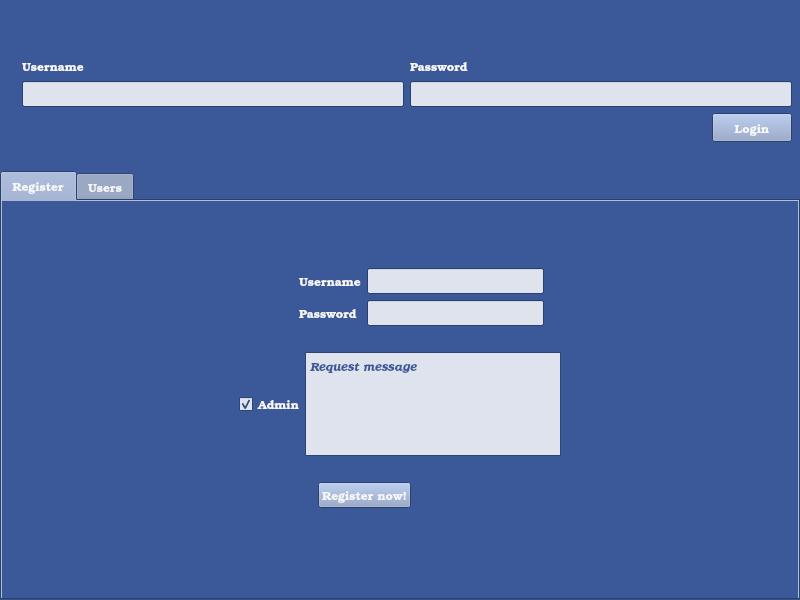
<?xml version="1.0" encoding="UTF-8"?>
<ui version="4.0">
 <class>login</class>
 <widget class="QMainWindow" name="login">
  <property name="geometry">
   <rect>
    <x>0</x>
    <y>0</y>
    <width>800</width>
    <height>600</height>
   </rect>
  </property>
  <property name="minimumSize">
   <size>
    <width>800</width>
    <height>600</height>
   </size>
  </property>
  <property name="palette">
   <palette>
    <active>
     <colorrole role="WindowText">
      <brush brushstyle="SolidPattern">
       <color alpha="255">
        <red>247</red>
        <green>247</green>
        <blue>247</blue>
       </color>
      </brush>
     </colorrole>
     <colorrole role="Button">
      <brush brushstyle="SolidPattern">
       <color alpha="255">
        <red>139</red>
        <green>157</green>
        <blue>195</blue>
       </color>
      </brush>
     </colorrole>
     <colorrole role="Light">
      <brush brushstyle="SolidPattern">
       <color alpha="255">
        <red>88</red>
        <green>134</green>
        <blue>228</blue>
       </color>
      </brush>
     </colorrole>
     <colorrole role="Midlight">
      <brush brushstyle="SolidPattern">
       <color alpha="255">
        <red>73</red>
        <green>111</green>
        <blue>190</blue>
       </color>
      </brush>
     </colorrole>
     <colorrole role="Dark">
      <brush brushstyle="SolidPattern">
       <color alpha="255">
        <red>29</red>
        <green>44</green>
        <blue>76</blue>
       </color>
      </brush>
     </colorrole>
     <colorrole role="Mid">
      <brush brushstyle="SolidPattern">
       <color alpha="255">
        <red>39</red>
        <green>59</green>
        <blue>101</blue>
       </color>
      </brush>
     </colorrole>
     <colorrole role="Text">
      <brush brushstyle="SolidPattern">
       <color alpha="255">
        <red>59</red>
        <green>89</green>
        <blue>152</blue>
       </color>
      </brush>
     </colorrole>
     <colorrole role="BrightText">
      <brush brushstyle="SolidPattern">
       <color alpha="255">
        <red>255</red>
        <green>255</green>
        <blue>255</blue>
       </color>
      </brush>
     </colorrole>
     <colorrole role="ButtonText">
      <brush brushstyle="SolidPattern">
       <color alpha="255">
        <red>247</red>
        <green>247</green>
        <blue>247</blue>
       </color>
      </brush>
     </colorrole>
     <colorrole role="Base">
      <brush brushstyle="SolidPattern">
       <color alpha="255">
        <red>223</red>
        <green>227</green>
        <blue>238</blue>
       </color>
      </brush>
     </colorrole>
     <colorrole role="Window">
      <brush brushstyle="SolidPattern">
       <color alpha="255">
        <red>59</red>
        <green>89</green>
        <blue>152</blue>
       </color>
      </brush>
     </colorrole>
     <colorrole role="Shadow">
      <brush brushstyle="SolidPattern">
       <color alpha="255">
        <red>0</red>
        <green>0</green>
        <blue>0</blue>
       </color>
      </brush>
     </colorrole>
     <colorrole role="AlternateBase">
      <brush brushstyle="SolidPattern">
       <color alpha="255">
        <red>157</red>
        <green>172</green>
        <blue>203</blue>
       </color>
      </brush>
     </colorrole>
     <colorrole role="ToolTipBase">
      <brush brushstyle="SolidPattern">
       <color alpha="255">
        <red>255</red>
        <green>255</green>
        <blue>220</blue>
       </color>
      </brush>
     </colorrole>
     <colorrole role="ToolTipText">
      <brush brushstyle="SolidPattern">
       <color alpha="255">
        <red>0</red>
        <green>0</green>
        <blue>0</blue>
       </color>
      </brush>
     </colorrole>
    </active>
    <inactive>
     <colorrole role="WindowText">
      <brush brushstyle="SolidPattern">
       <color alpha="255">
        <red>247</red>
        <green>247</green>
        <blue>247</blue>
       </color>
      </brush>
     </colorrole>
     <colorrole role="Button">
      <brush brushstyle="SolidPattern">
       <color alpha="255">
        <red>139</red>
        <green>157</green>
        <blue>195</blue>
       </color>
      </brush>
     </colorrole>
     <colorrole role="Light">
      <brush brushstyle="SolidPattern">
       <color alpha="255">
        <red>88</red>
        <green>134</green>
        <blue>228</blue>
       </color>
      </brush>
     </colorrole>
     <colorrole role="Midlight">
      <brush brushstyle="SolidPattern">
       <color alpha="255">
        <red>73</red>
        <green>111</green>
        <blue>190</blue>
       </color>
      </brush>
     </colorrole>
     <colorrole role="Dark">
      <brush brushstyle="SolidPattern">
       <color alpha="255">
        <red>29</red>
        <green>44</green>
        <blue>76</blue>
       </color>
      </brush>
     </colorrole>
     <colorrole role="Mid">
      <brush brushstyle="SolidPattern">
       <color alpha="255">
        <red>39</red>
        <green>59</green>
        <blue>101</blue>
       </color>
      </brush>
     </colorrole>
     <colorrole role="Text">
      <brush brushstyle="SolidPattern">
       <color alpha="255">
        <red>59</red>
        <green>89</green>
        <blue>152</blue>
       </color>
      </brush>
     </colorrole>
     <colorrole role="BrightText">
      <brush brushstyle="SolidPattern">
       <color alpha="255">
        <red>255</red>
        <green>255</green>
        <blue>255</blue>
       </color>
      </brush>
     </colorrole>
     <colorrole role="ButtonText">
      <brush brushstyle="SolidPattern">
       <color alpha="255">
        <red>247</red>
        <green>247</green>
        <blue>247</blue>
       </color>
      </brush>
     </colorrole>
     <colorrole role="Base">
      <brush brushstyle="SolidPattern">
       <color alpha="255">
        <red>223</red>
        <green>227</green>
        <blue>238</blue>
       </color>
      </brush>
     </colorrole>
     <colorrole role="Window">
      <brush brushstyle="SolidPattern">
       <color alpha="255">
        <red>59</red>
        <green>89</green>
        <blue>152</blue>
       </color>
      </brush>
     </colorrole>
     <colorrole role="Shadow">
      <brush brushstyle="SolidPattern">
       <color alpha="255">
        <red>0</red>
        <green>0</green>
        <blue>0</blue>
       </color>
      </brush>
     </colorrole>
     <colorrole role="AlternateBase">
      <brush brushstyle="SolidPattern">
       <color alpha="255">
        <red>157</red>
        <green>172</green>
        <blue>203</blue>
       </color>
      </brush>
     </colorrole>
     <colorrole role="ToolTipBase">
      <brush brushstyle="SolidPattern">
       <color alpha="255">
        <red>255</red>
        <green>255</green>
        <blue>220</blue>
       </color>
      </brush>
     </colorrole>
     <colorrole role="ToolTipText">
      <brush brushstyle="SolidPattern">
       <color alpha="255">
        <red>0</red>
        <green>0</green>
        <blue>0</blue>
       </color>
      </brush>
     </colorrole>
    </inactive>
    <disabled>
     <colorrole role="WindowText">
      <brush brushstyle="SolidPattern">
       <color alpha="255">
        <red>29</red>
        <green>44</green>
        <blue>76</blue>
       </color>
      </brush>
     </colorrole>
     <colorrole role="Button">
      <brush brushstyle="SolidPattern">
       <color alpha="255">
        <red>139</red>
        <green>157</green>
        <blue>195</blue>
       </color>
      </brush>
     </colorrole>
     <colorrole role="Light">
      <brush brushstyle="SolidPattern">
       <color alpha="255">
        <red>88</red>
        <green>134</green>
        <blue>228</blue>
       </color>
      </brush>
     </colorrole>
     <colorrole role="Midlight">
      <brush brushstyle="SolidPattern">
       <color alpha="255">
        <red>73</red>
        <green>111</green>
        <blue>190</blue>
       </color>
      </brush>
     </colorrole>
     <colorrole role="Dark">
      <brush brushstyle="SolidPattern">
       <color alpha="255">
        <red>29</red>
        <green>44</green>
        <blue>76</blue>
       </color>
      </brush>
     </colorrole>
     <colorrole role="Mid">
      <brush brushstyle="SolidPattern">
       <color alpha="255">
        <red>39</red>
        <green>59</green>
        <blue>101</blue>
       </color>
      </brush>
     </colorrole>
     <colorrole role="Text">
      <brush brushstyle="SolidPattern">
       <color alpha="255">
        <red>29</red>
        <green>44</green>
        <blue>76</blue>
       </color>
      </brush>
     </colorrole>
     <colorrole role="BrightText">
      <brush brushstyle="SolidPattern">
       <color alpha="255">
        <red>255</red>
        <green>255</green>
        <blue>255</blue>
       </color>
      </brush>
     </colorrole>
     <colorrole role="ButtonText">
      <brush brushstyle="SolidPattern">
       <color alpha="255">
        <red>29</red>
        <green>44</green>
        <blue>76</blue>
       </color>
      </brush>
     </colorrole>
     <colorrole role="Base">
      <brush brushstyle="SolidPattern">
       <color alpha="255">
        <red>59</red>
        <green>89</green>
        <blue>152</blue>
       </color>
      </brush>
     </colorrole>
     <colorrole role="Window">
      <brush brushstyle="SolidPattern">
       <color alpha="255">
        <red>59</red>
        <green>89</green>
        <blue>152</blue>
       </color>
      </brush>
     </colorrole>
     <colorrole role="Shadow">
      <brush brushstyle="SolidPattern">
       <color alpha="255">
        <red>0</red>
        <green>0</green>
        <blue>0</blue>
       </color>
      </brush>
     </colorrole>
     <colorrole role="AlternateBase">
      <brush brushstyle="SolidPattern">
       <color alpha="255">
        <red>59</red>
        <green>89</green>
        <blue>152</blue>
       </color>
      </brush>
     </colorrole>
     <colorrole role="ToolTipBase">
      <brush brushstyle="SolidPattern">
       <color alpha="255">
        <red>255</red>
        <green>255</green>
        <blue>220</blue>
       </color>
      </brush>
     </colorrole>
     <colorrole role="ToolTipText">
      <brush brushstyle="SolidPattern">
       <color alpha="255">
        <red>0</red>
        <green>0</green>
        <blue>0</blue>
       </color>
      </brush>
     </colorrole>
    </disabled>
   </palette>
  </property>
  <property name="font">
   <font>
    <family>TeX Gyre Bonum</family>
    <weight>75</weight>
    <bold>true</bold>
   </font>
  </property>
  <property name="windowTitle">
   <string>VirtualSocLogin</string>
  </property>
  <property name="windowIcon">
   <iconset resource="resource.qrc">
    <normaloff>:/icon.png</normaloff>:/icon.png</iconset>
  </property>
  <widget class="QWidget" name="centralwidget">
   <property name="enabled">
    <bool>true</bool>
   </property>
   <property name="layoutDirection">
    <enum>Qt::LeftToRight</enum>
   </property>
   <layout class="QVBoxLayout" name="verticalLayout_6">
    <property name="spacing">
     <number>0</number>
    </property>
    <property name="leftMargin">
     <number>0</number>
    </property>
    <property name="topMargin">
     <number>0</number>
    </property>
    <property name="rightMargin">
     <number>0</number>
    </property>
    <property name="bottomMargin">
     <number>0</number>
    </property>
    <item>
     <widget class="QWidget" name="loginWidget" native="true">
      <property name="enabled">
       <bool>true</bool>
      </property>
      <property name="minimumSize">
       <size>
        <width>801</width>
        <height>171</height>
       </size>
      </property>
      <property name="acceptDrops">
       <bool>false</bool>
      </property>
      <property name="autoFillBackground">
       <bool>true</bool>
      </property>
      <layout class="QVBoxLayout" name="verticalLayout_5">
       <item>
        <spacer name="horizontalSpacer">
         <property name="orientation">
          <enum>Qt::Horizontal</enum>
         </property>
         <property name="sizeHint" stdset="0">
          <size>
           <width>780</width>
           <height>28</height>
          </size>
         </property>
        </spacer>
       </item>
       <item>
        <layout class="QHBoxLayout" name="horizontalLayout_3">
         <item>
          <widget class="QLabel" name="Photo">
           <property name="maximumSize">
            <size>
             <width>300</width>
             <height>70</height>
            </size>
           </property>
           <property name="text">
            <string/>
           </property>
           <property name="pixmap">
            <pixmap resource="resource.qrc">:/log.png</pixmap>
           </property>
           <property name="scaledContents">
            <bool>true</bool>
           </property>
          </widget>
         </item>
         <item>
          <layout class="QVBoxLayout" name="verticalLayout_4">
           <item>
            <spacer name="horizontalSpacer_3">
             <property name="orientation">
              <enum>Qt::Horizontal</enum>
             </property>
             <property name="sizeHint" stdset="0">
              <size>
               <width>428</width>
               <height>20</height>
              </size>
             </property>
            </spacer>
           </item>
           <item>
            <layout class="QHBoxLayout" name="horizontalLayout">
             <item>
              <layout class="QVBoxLayout" name="Username">
               <item>
                <widget class="QLabel" name="UsernameLabel">
                 <property name="text">
                  <string>Username</string>
                 </property>
                </widget>
               </item>
               <item>
                <widget class="QLineEdit" name="UsernameEdit"/>
               </item>
              </layout>
             </item>
             <item>
              <layout class="QVBoxLayout" name="Password">
               <item>
                <widget class="QLabel" name="PasswordLabel">
                 <property name="text">
                  <string>Password</string>
                 </property>
                </widget>
               </item>
               <item>
                <widget class="QLineEdit" name="PasswordEdit">
                 <property name="echoMode">
                  <enum>QLineEdit::Password</enum>
                 </property>
                </widget>
               </item>
              </layout>
             </item>
            </layout>
           </item>
          </layout>
         </item>
        </layout>
       </item>
       <item>
        <layout class="QHBoxLayout" name="horizontalLayout_4">
         <item>
          <spacer name="horizontalSpacer_2">
           <property name="orientation">
            <enum>Qt::Horizontal</enum>
           </property>
           <property name="sizeHint" stdset="0">
            <size>
             <width>618</width>
             <height>20</height>
            </size>
           </property>
          </spacer>
         </item>
         <item>
          <widget class="QPushButton" name="LoginButton">
           <property name="sizePolicy">
            <sizepolicy hsizetype="Minimum" vsizetype="Fixed">
             <horstretch>0</horstretch>
             <verstretch>0</verstretch>
            </sizepolicy>
           </property>
           <property name="maximumSize">
            <size>
             <width>200</width>
             <height>100</height>
            </size>
           </property>
           <property name="palette">
            <palette>
             <active>
              <colorrole role="Text">
               <brush brushstyle="SolidPattern">
                <color alpha="255">
                 <red>0</red>
                 <green>0</green>
                 <blue>0</blue>
                </color>
               </brush>
              </colorrole>
              <colorrole role="ButtonText">
               <brush brushstyle="SolidPattern">
                <color alpha="255">
                 <red>247</red>
                 <green>247</green>
                 <blue>247</blue>
                </color>
               </brush>
              </colorrole>
             </active>
             <inactive>
              <colorrole role="Text">
               <brush brushstyle="SolidPattern">
                <color alpha="255">
                 <red>0</red>
                 <green>0</green>
                 <blue>0</blue>
                </color>
               </brush>
              </colorrole>
              <colorrole role="ButtonText">
               <brush brushstyle="SolidPattern">
                <color alpha="255">
                 <red>247</red>
                 <green>247</green>
                 <blue>247</blue>
                </color>
               </brush>
              </colorrole>
             </inactive>
             <disabled>
              <colorrole role="Text">
               <brush brushstyle="SolidPattern">
                <color alpha="255">
                 <red>13</red>
                 <green>39</green>
                 <blue>127</blue>
                </color>
               </brush>
              </colorrole>
              <colorrole role="ButtonText">
               <brush brushstyle="SolidPattern">
                <color alpha="255">
                 <red>13</red>
                 <green>39</green>
                 <blue>127</blue>
                </color>
               </brush>
              </colorrole>
             </disabled>
            </palette>
           </property>
           <property name="font">
            <font>
             <family>Courier 10 Pitch</family>
             <weight>75</weight>
             <bold>true</bold>
            </font>
           </property>
           <property name="text">
            <string>Login</string>
           </property>
           <property name="flat">
            <bool>false</bool>
           </property>
          </widget>
         </item>
        </layout>
       </item>
       <item>
        <spacer name="horizontalSpacer_9">
         <property name="orientation">
          <enum>Qt::Horizontal</enum>
         </property>
         <property name="sizeHint" stdset="0">
          <size>
           <width>780</width>
           <height>20</height>
          </size>
         </property>
        </spacer>
       </item>
      </layout>
      <zorder></zorder>
      <zorder>horizontalLayoutWidget</zorder>
      <zorder>LoginButton</zorder>
      <zorder>horizontalSpacer_9</zorder>
     </widget>
    </item>
    <item>
     <widget class="QTabWidget" name="userRegisterTab">
      <property name="autoFillBackground">
       <bool>true</bool>
      </property>
      <property name="currentIndex">
       <number>0</number>
      </property>
      <widget class="QWidget" name="RegisterTab">
       <property name="font">
        <font>
         <family>Courier 10 Pitch</family>
        </font>
       </property>
       <property name="autoFillBackground">
        <bool>true</bool>
       </property>
       <attribute name="title">
        <string>Register</string>
       </attribute>
       <layout class="QVBoxLayout" name="verticalLayout_3">
        <item>
         <spacer name="horizontalSpacer_5">
          <property name="orientation">
           <enum>Qt::Horizontal</enum>
          </property>
          <property name="sizeHint" stdset="0">
           <size>
            <width>775</width>
            <height>58</height>
           </size>
          </property>
         </spacer>
        </item>
        <item>
         <layout class="QHBoxLayout" name="horizontalLayout_5">
          <item>
           <spacer name="horizontalSpacer_6">
            <property name="orientation">
             <enum>Qt::Horizontal</enum>
            </property>
            <property name="sizeHint" stdset="0">
             <size>
              <width>288</width>
              <height>20</height>
             </size>
            </property>
           </spacer>
          </item>
          <item>
           <layout class="QHBoxLayout" name="horizontalLayout_2">
            <item>
             <layout class="QVBoxLayout" name="verticalLayout_2">
              <item>
               <widget class="QLabel" name="UsernameLabel_2">
                <property name="text">
                 <string>Username</string>
                </property>
               </widget>
              </item>
              <item>
               <widget class="QLabel" name="PasswordLabel_2">
                <property name="text">
                 <string>Password</string>
                </property>
               </widget>
              </item>
             </layout>
            </item>
            <item>
             <layout class="QVBoxLayout" name="verticalLayout">
              <item>
               <widget class="QLineEdit" name="UsernameEdit_2"/>
              </item>
              <item>
               <widget class="QLineEdit" name="PasswordEdit_2"/>
              </item>
             </layout>
            </item>
           </layout>
          </item>
          <item>
           <spacer name="horizontalSpacer_7">
            <property name="orientation">
             <enum>Qt::Horizontal</enum>
            </property>
            <property name="sizeHint" stdset="0">
             <size>
              <width>218</width>
              <height>20</height>
             </size>
            </property>
           </spacer>
          </item>
         </layout>
        </item>
        <item>
         <spacer name="horizontalSpacer_14">
          <property name="orientation">
           <enum>Qt::Horizontal</enum>
          </property>
          <property name="sizeHint" stdset="0">
           <size>
            <width>775</width>
            <height>20</height>
           </size>
          </property>
         </spacer>
        </item>
        <item>
         <layout class="QHBoxLayout" name="horizontalLayout_6">
          <property name="spacing">
           <number>0</number>
          </property>
          <item>
           <spacer name="horizontalSpacer_8">
            <property name="orientation">
             <enum>Qt::Horizontal</enum>
            </property>
            <property name="sizeHint" stdset="0">
             <size>
              <width>188</width>
              <height>20</height>
             </size>
            </property>
           </spacer>
          </item>
          <item>
           <widget class="QCheckBox" name="AdminBox">
            <property name="text">
             <string>Admin</string>
            </property>
            <property name="checked">
             <bool>true</bool>
            </property>
           </widget>
          </item>
          <item>
           <widget class="QTextBrowser" name="AdminText">
            <property name="readOnly">
             <bool>false</bool>
            </property>
            <property name="html">
             <string>&lt;!DOCTYPE HTML PUBLIC &quot;-//W3C//DTD HTML 4.0//EN&quot; &quot;http://www.w3.org/TR/REC-html40/strict.dtd&quot;&gt;
&lt;html&gt;&lt;head&gt;&lt;meta name=&quot;qrichtext&quot; content=&quot;1&quot; /&gt;&lt;style type=&quot;text/css&quot;&gt;
p, li { white-space: pre-wrap; }
&lt;/style&gt;&lt;/head&gt;&lt;body style=&quot; font-family:'Courier 10 Pitch'; font-size:9pt; font-weight:600; font-style:normal;&quot;&gt;
&lt;p style=&quot; margin-top:0px; margin-bottom:0px; margin-left:0px; margin-right:0px; -qt-block-indent:0; text-indent:0px;&quot;&gt;&lt;span style=&quot; font-style:italic;&quot;&gt;Request message&lt;/span&gt;&lt;/p&gt;&lt;/body&gt;&lt;/html&gt;</string>
            </property>
           </widget>
          </item>
          <item>
           <spacer name="horizontalSpacer_10">
            <property name="orientation">
             <enum>Qt::Horizontal</enum>
            </property>
            <property name="sizeHint" stdset="0">
             <size>
              <width>218</width>
              <height>20</height>
             </size>
            </property>
           </spacer>
          </item>
         </layout>
        </item>
        <item>
         <spacer name="horizontalSpacer_15">
          <property name="orientation">
           <enum>Qt::Horizontal</enum>
          </property>
          <property name="sizeHint" stdset="0">
           <size>
            <width>775</width>
            <height>20</height>
           </size>
          </property>
         </spacer>
        </item>
        <item>
         <layout class="QHBoxLayout" name="horizontalLayout_7">
          <item>
           <spacer name="horizontalSpacer_11">
            <property name="orientation">
             <enum>Qt::Horizontal</enum>
            </property>
            <property name="sizeHint" stdset="0">
             <size>
              <width>308</width>
              <height>20</height>
             </size>
            </property>
           </spacer>
          </item>
          <item>
           <widget class="QPushButton" name="RegisterButton">
            <property name="palette">
             <palette>
              <active>
               <colorrole role="Button">
                <brush brushstyle="SolidPattern">
                 <color alpha="255">
                  <red>139</red>
                  <green>157</green>
                  <blue>195</blue>
                 </color>
                </brush>
               </colorrole>
               <colorrole role="ButtonText">
                <brush brushstyle="SolidPattern">
                 <color alpha="255">
                  <red>247</red>
                  <green>247</green>
                  <blue>247</blue>
                 </color>
                </brush>
               </colorrole>
              </active>
              <inactive>
               <colorrole role="Button">
                <brush brushstyle="SolidPattern">
                 <color alpha="255">
                  <red>139</red>
                  <green>157</green>
                  <blue>195</blue>
                 </color>
                </brush>
               </colorrole>
               <colorrole role="ButtonText">
                <brush brushstyle="SolidPattern">
                 <color alpha="255">
                  <red>247</red>
                  <green>247</green>
                  <blue>247</blue>
                 </color>
                </brush>
               </colorrole>
              </inactive>
              <disabled>
               <colorrole role="Button">
                <brush brushstyle="SolidPattern">
                 <color alpha="255">
                  <red>139</red>
                  <green>157</green>
                  <blue>195</blue>
                 </color>
                </brush>
               </colorrole>
               <colorrole role="ButtonText">
                <brush brushstyle="SolidPattern">
                 <color alpha="255">
                  <red>29</red>
                  <green>44</green>
                  <blue>76</blue>
                 </color>
                </brush>
               </colorrole>
              </disabled>
             </palette>
            </property>
            <property name="font">
             <font>
              <weight>75</weight>
              <bold>true</bold>
             </font>
            </property>
            <property name="text">
             <string>Register now!</string>
            </property>
           </widget>
          </item>
          <item>
           <spacer name="horizontalSpacer_12">
            <property name="orientation">
             <enum>Qt::Horizontal</enum>
            </property>
            <property name="sizeHint" stdset="0">
             <size>
              <width>378</width>
              <height>20</height>
             </size>
            </property>
           </spacer>
          </item>
         </layout>
        </item>
        <item>
         <spacer name="horizontalSpacer_13">
          <property name="orientation">
           <enum>Qt::Horizontal</enum>
          </property>
          <property name="sizeHint" stdset="0">
           <size>
            <width>775</width>
            <height>81</height>
           </size>
          </property>
         </spacer>
        </item>
       </layout>
      </widget>
      <widget class="QWidget" name="UsersTab">
       <property name="autoFillBackground">
        <bool>true</bool>
       </property>
       <attribute name="title">
        <string>Users</string>
       </attribute>
       <layout class="QVBoxLayout" name="verticalLayout_8">
        <item>
         <layout class="QHBoxLayout" name="horizontalLayout_8">
          <item>
           <widget class="QListWidget" name="UsersList">
            <property name="modelColumn">
             <number>0</number>
            </property>
           </widget>
          </item>
          <item>
           <layout class="QVBoxLayout" name="verticalLayout_7">
            <item>
             <widget class="QLabel" name="label">
              <property name="font">
               <font>
                <family>Purisa</family>
                <pointsize>14</pointsize>
               </font>
              </property>
              <property name="text">
               <string>&lt;html&gt;&lt;head/&gt;&lt;body&gt;&lt;p align=&quot;center&quot;&gt;&lt;span style=&quot; font-size:14pt;&quot;&gt;Posts&lt;/span&gt;&lt;/p&gt;&lt;/body&gt;&lt;/html&gt;</string>
              </property>
             </widget>
            </item>
            <item>
             <widget class="QListWidget" name="PostsList">
              <property name="frameShadow">
               <enum>QFrame::Sunken</enum>
              </property>
              <property name="verticalScrollBarPolicy">
               <enum>Qt::ScrollBarAsNeeded</enum>
              </property>
              <property name="horizontalScrollBarPolicy">
               <enum>Qt::ScrollBarAlwaysOff</enum>
              </property>
              <property name="sizeAdjustPolicy">
               <enum>QAbstractScrollArea::AdjustToContentsOnFirstShow</enum>
              </property>
              <property name="isWrapping" stdset="0">
               <bool>false</bool>
              </property>
              <property name="viewMode">
               <enum>QListView::ListMode</enum>
              </property>
              <property name="modelColumn">
               <number>0</number>
              </property>
              <property name="wordWrap">
               <bool>true</bool>
              </property>
             </widget>
            </item>
           </layout>
          </item>
         </layout>
        </item>
        <item>
         <layout class="QHBoxLayout" name="horizontalLayout_9">
          <property name="leftMargin">
           <number>140</number>
          </property>
          <item>
           <widget class="QPushButton" name="RefreshButton">
            <property name="palette">
             <palette>
              <active>
               <colorrole role="ButtonText">
                <brush brushstyle="SolidPattern">
                 <color alpha="255">
                  <red>247</red>
                  <green>247</green>
                  <blue>247</blue>
                 </color>
                </brush>
               </colorrole>
              </active>
              <inactive>
               <colorrole role="ButtonText">
                <brush brushstyle="SolidPattern">
                 <color alpha="255">
                  <red>247</red>
                  <green>247</green>
                  <blue>247</blue>
                 </color>
                </brush>
               </colorrole>
              </inactive>
              <disabled>
               <colorrole role="ButtonText">
                <brush brushstyle="SolidPattern">
                 <color alpha="255">
                  <red>29</red>
                  <green>44</green>
                  <blue>76</blue>
                 </color>
                </brush>
               </colorrole>
              </disabled>
             </palette>
            </property>
            <property name="text">
             <string>Refresh</string>
            </property>
           </widget>
          </item>
          <item>
           <spacer name="horizontalSpacer_4">
            <property name="orientation">
             <enum>Qt::Horizontal</enum>
            </property>
            <property name="sizeHint" stdset="0">
             <size>
              <width>538</width>
              <height>20</height>
             </size>
            </property>
           </spacer>
          </item>
         </layout>
        </item>
       </layout>
      </widget>
     </widget>
    </item>
   </layout>
  </widget>
 </widget>
 <resources>
  <include location="resource.qrc"/>
 </resources>
 <connections/>
</ui>
